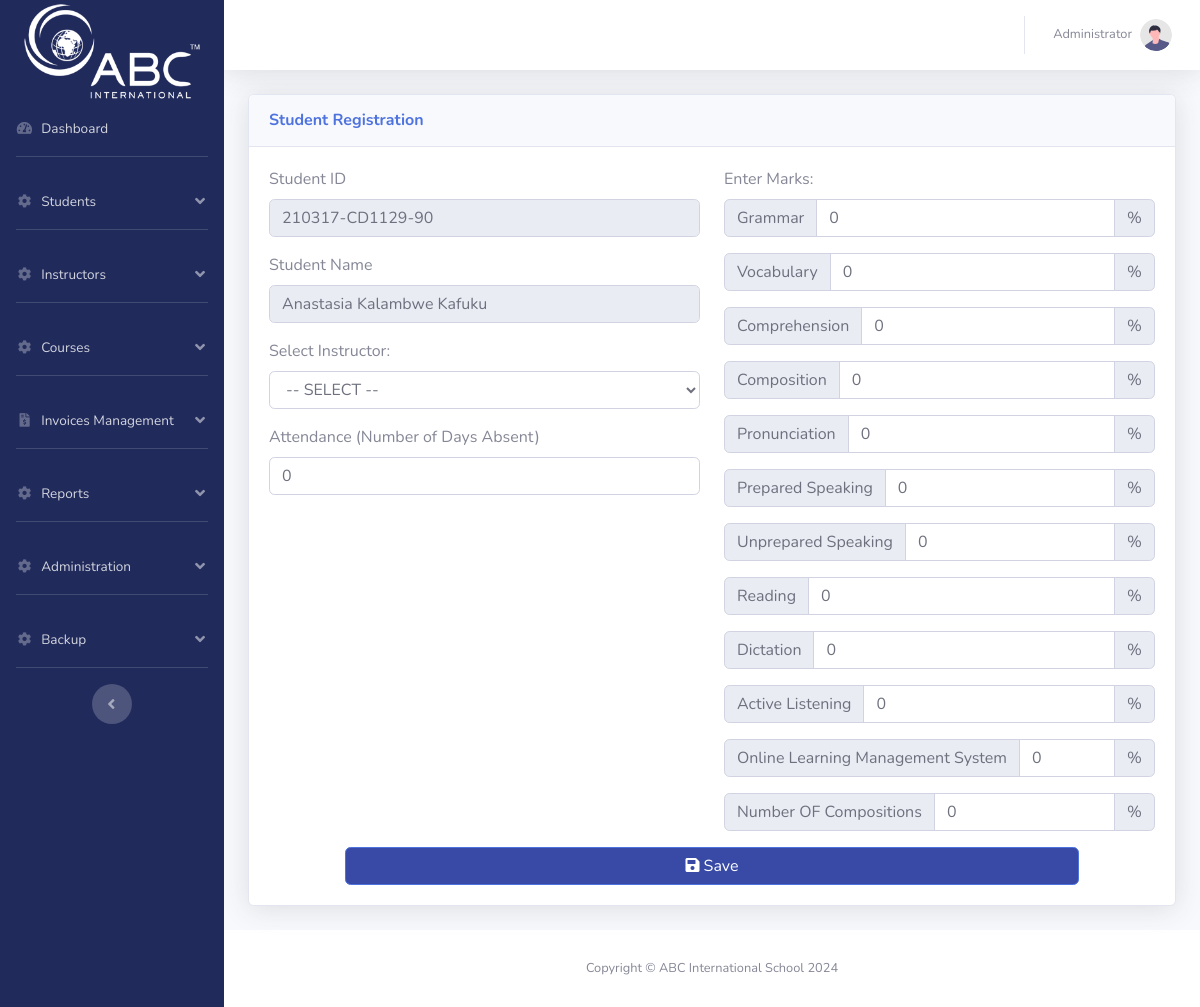
Page /admin_enter_grades.php?id=26&courseID=3&mnth=March on the committed database.
### tables this page shows
CREATE TABLE `master_registration_list` (
  `id` int(255) NOT NULL,
  `student_id` varchar(1000) DEFAULT NULL,
  `student_name` varchar(1000) DEFAULT NULL,
  `registration_date` date DEFAULT NULL,
  `start_date` date NOT NULL,
  `country` varchar(1000) DEFAULT NULL,
  `passport_no` varchar(1000) DEFAULT NULL,
  `dob` date DEFAULT NULL,
  `phone_no` varchar(1000) DEFAULT NULL,
  `email` varchar(1000) DEFAULT NULL,
  `email2` text NOT NULL,
  `registration_invoice_no` varchar(1000) DEFAULT NULL,
  `guardian_contact` varchar(1000) NOT NULL,
  `address_S_A` varchar(1000) NOT NULL,
  `facebook` varchar(1000) NOT NULL,
  `insta` varchar(1000) NOT NULL,
  `pic` varchar(1000) NOT NULL DEFAULT 'default.jpg'
);

### admin_enter_grades.php (the view, shortened to what this page needs)
<?php
$id = $_GET["id"];
$sql = "SELECT * FROM master_registration_list WHERE id=$id";
$res = mysqli_query($con, $sql);
$row = $mainRow = mysqli_fetch_array($res);
?>
<!DOCTYPE html>
<html lang="en">
<?php
require 'parts/head.php';
?>
<link rel="stylesheet" href="css/bootstrap-select.min.css">
<body id="page-top">
    <div id="wrapper">
        <?php require 'parts/side_bar.php'; ?>
        <div id="content-wrapper" class="d-flex flex-column">
            <div id="content">
                <?php require 'parts/top_bar.php'; ?>
                <div class="container-fluid">
                    <div class="card shadow mb-4">
                        <div class="card-header py-3">
                            <h6 class="m-0 font-weight-bold text-primary">Student Registration</h6>
                        </div>
                        <div class="card-body">
                            <form action="" method="POST">
                                <div class="row">
                                    <div class="col-md-6">
                                        <div class="form-group">
                                            <label for="email">Student ID</label>
                                            <input type="text" name="student_name_id" class="form-control" id="email" value="<?php echo $mainRow["student_id"]; ?>" readonly>
                                        </div>
                                        <div class="form-group">
                                            <label for="email">Student Name</label>
                                            <input type="text" name="student_name" class="form-control" id="email" value="<?php echo $mainRow["student_name"]; ?>" readonly>
                                        </div>
                                        <div class="form-group">
                                            <label for="sel1">Select Instructor:</label>
                                            <select class="form-control" name="instructor_id">
                                                <option>-- SELECT --</option>
                                            </select>
                                        </div>
                                        <div class="form-group">
                                            <label for="email">Attendance (Number of Days Absent)</label>
                                            <input type="number" name="attendance" class="form-control" id="email" value="0">
                                        </div>
                                    </div>
                                    <div class="col-md-6">
                                        <label for="sel1">Enter Marks:</label>
                                        <div class="input-group mb-3">
                                            <div class="input-group-prepend">
                                                <span class="input-group-text">Grammar</span>
                                            </div>
                                            <input type="number" class="form-control" name="sub1" value="0">
                                            <div class="input-group-append">
                                                <span class="input-group-text">%</span>
                                            </div>
                                        </div>
                                        <div class="input-group mb-3">
                                            <div class="input-group-prepend">
                                                <span class="input-group-text">Vocabulary</span>
                                            </div>
                                            <input type="number" class="form-control" name="sub2" value="0">
                                            <div class="input-group-append">
                                                <span class="input-group-text">%</span>
                                            </div>
                                        </div>
                                        <div class="input-group mb-3">
                                            <div class="input-group-prepend">
                                                <span class="input-group-text">Comprehension</span>
                                            </div>
                                            <input type="number" class="form-control" name="sub3" value="0">
                                            <div class="input-group-append">
                                                <span class="input-group-text">%</span>
                                            </div>
                                        </div>
                                        <div class="input-group mb-3">
                                            <div class="input-group-prepend">
                                                <span class="input-group-text">Composition</span>
                                            </div>
                                            <input type="number" class="form-control" name="sub4" value="0">
                                            <div class="input-group-append">
                                                <span class="input-group-text">%</span>
                                            </div>
                                        </div>
                                        <div class="input-group mb-3">
                                            <div class="input-group-prepend">
                                                <span class="input-group-text">Pronunciation</span>
                                            </div>
                                            <input type="number" class="form-control" name="sub5" value="0">
                                            <div class="input-group-append">
                                                <span class="input-group-text">%</span>
                                            </div>
                                        </div>
                                        <div class="input-group mb-3">
                                            <div class="input-group-prepend">
                                                <span class="input-group-text">Prepared Speaking</span>
                                            </div>
                                            <input type="number" class="form-control" name="sub6" value="0">
                                            <div class="input-group-append">
                                                <span class="input-group-text">%</span>
                                            </div>
                                        </div>
                                        <div class="input-group mb-3">
                                            <div class="input-group-prepend">
                                                <span class="input-group-text">Unprepared Speaking</span>
                                            </div>
                                            <input type="number" class="form-control" name="sub7" value="0">
                                            <div class="input-group-append">
                                                <span class="input-group-text">%</span>
                                            </div>
                                        </div>
                                        <div class="input-group mb-3">
                                            <div class="input-group-prepend">
                                                <span class="input-group-text">Reading</span>
                                            </div>
                                            <input type="number" class="form-control" name="sub8" value="0">
                                            <div class="input-group-append">
                                                <span class="input-group-text">%</span>
                                            </div>
                                        </div>
                                        <div class="input-group mb-3">
                                            <div class="input-group-prepend">
                                                <span class="input-group-text">Dictation</span>
                                            </div>
                                            <input type="number" class="form-control" name="sub9" value="0">
                                            <div class="input-group-append">
                                                <span class="input-group-text">%</span>
                                            </div>
                                        </div>
                                        <div class="input-group mb-3">
                                            <div class="input-group-prepend">
                                                <span class="input-group-text">Active Listening</span>
                                            </div>
                                            <input type="number" class="form-control" name="sub10" value="0">
                                            <div class="input-group-append">
                                                <span class="input-group-text">%</span>
                                            </div>
                                        </div>
                                        <div class="input-group mb-3">
                                            <div class="input-group-prepend">
                                                <span class="input-group-text">Online Learning Management System</span>
                                            </div>
                                            <input type="number" class="form-control" name="sub11" value="0">
                                            <div class="input-group-append">
                                                <span class="input-group-text">%</span>
                                            </div>
                                        </div>
                                        <div class="input-group mb-3">
                                            <div class="input-group-prepend">
                                                <span class="input-group-text">Number OF Compositions</span>
                                            </div>
                                            <input type="number" class="form-control" name="sub12" value="0">
                                            <div class="input-group-append">
                                                <span class="input-group-text">%</span>
                                            </div>
                                        </div>
                                    </div>
                                </div>
                                <div class="row">
                                    <div class="col-md-10 mx-auto">
                                        <button class="btn btn-primary bg-appColor w-100" type="submit" name="add_student">
                                            <span class="fas fa-save"></span> Save
                                        </button>
                                    </div>
                                </div>
                            </form>
                        </div>
                    </div>
                </div>
            </div>
            <?php require 'parts/footer.php'; ?>
        </div>
    </div>
</body>
</html>

### css/custom.css (style rules this page uses)
.bg-appColor { background-color: #384aa5 !important; }

### rows in the picture
master_registration_list: student_name_id "210317-CD1129-90", student_name "Anastasia Kalambwe Kafuku"
